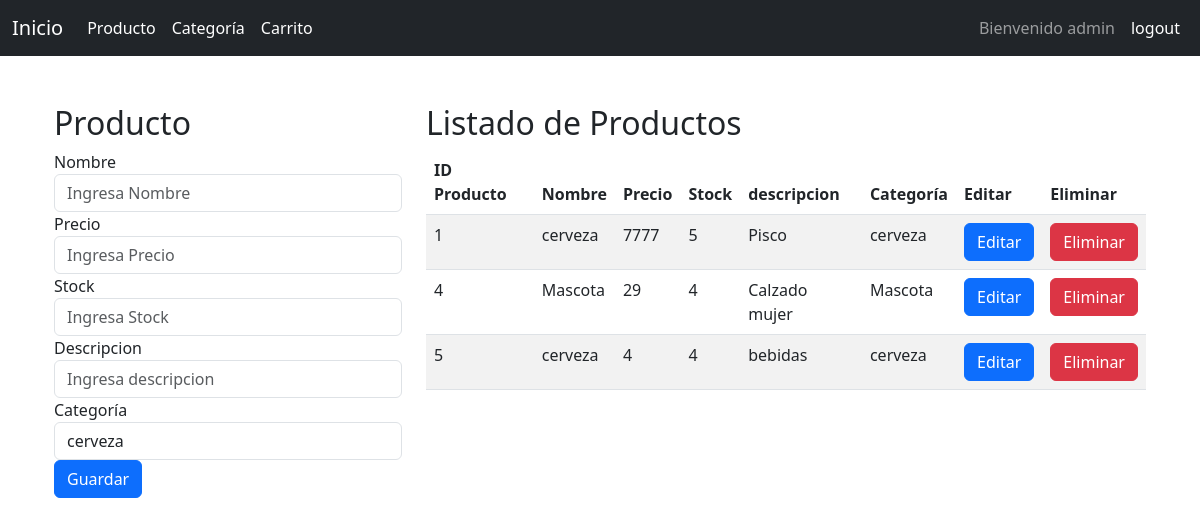
The page /productos/ (signed in) on the database its author committed.
### productos/models.py (models this page shows, shortened)
class Productos(models.Model):
    id_producto = models.AutoField(primary_key=True)
    nombre = models.CharField(max_length=20)
    precio = models.IntegerField(default=0)
    stock = models.IntegerField(default=0)
    descripcion = models.CharField(max_length=20)
    categoria = models.ForeignKey(Categoria,on_delete=models.CASCADE)

### categorias/models.py (models this page shows)
class Categoria(models.Model):
    id_categoria = models.AutoField(primary_key=True)
    nombre = models.CharField(max_length=100)
    def __str__(self):
        return self.nombre

### productos/views.py (the view)
# urls.py: path('',views.Listar_producto, name="Listar_producto"), # Ruta para la vista que lista los productos
def Listar_producto(request):
    try:
        producto = Productos.objects.all()
        categoria=Categoria.objects.all()
        return render (request,'listar_producto.html', context={'productos':producto,'categoria':categoria})
    except Exception as e:
            messages.error(request, e)

### productos/templates/listar_producto.html (shortened to what this page needs)
{% extends 'base.html' %}
{% block content %}
<div class="container mt-5">
    <div class="row">
        <div class="col-md-4">
            <h2>Producto</h2>
            <form action="Guardar_producto/" method="POST">
                <div class="form-group">
                    <label for="nombre">Nombre</label>
                    <input type="text" class="form-control" id="nombre" name="nombre" placeholder="Ingresa Nombre" required>
                </div>
                <div class="form-group">
                    <label for="precio">Precio</label>
                    <input type="number" class="form-control" id="precio" name="precio" placeholder="Ingresa Precio">
                </div>
                <div class="form-group">
                    <label for="stock">Stock</label>
                    <input type="number" class="form-control" id="stock" name="stock" placeholder="Ingresa Stock" required>
                </div>
                <div class="form-group">
                    <label for="descripcion">Descripcion</label>
                    <input type="text" class="form-control" id="descripcion" name="descripcion" placeholder="Ingresa descripcion" required>
                </div>
                <div class="form-group">
                    <label for="categoria">Categoría</label>
                    <select class="form-control" id="categoria" name="categoria" required>
                        {% for categorias in categoria %}
                        <option value="{{ categorias.id_categoria }}">{{ categorias.nombre }}</option>
                        {% endfor %}
                    </select>
                </div>
                <button type="submit" class="btn btn-primary">Guardar</button>
            </form>
        </div>
        <div class="col-md-8">
            <h2>Listado de Productos</h2>
            <div class="table-responsive">
                <table class="table table-striped">
                    <thead>
                        <tr>
                            <th scope="col">ID Producto</th>
                            <th scope="col">Nombre</th>
                            <th scope="col">Precio</th>
                            <th scope="col">Stock</th>
                            <th scope="col">descripcion</th>
                            <th scope="col">Categoría</th>
                            <th scope="col">Editar</th>
                            <th scope="col">Eliminar</th>
                        </tr>
                    </thead>
                    <tbody>
                        {% for producto in productos %}
                        <tr>
                            <td>{{ producto.id_producto }}</td>
                            <td>{{ producto.nombre }}</td>
                            <td>{{ producto.precio }}</td>
                            <td>{{ producto.stock }}</td>
                            <td>{{ producto.descripcion}}</td>
                            <td>{{ producto.categoria }}</td>
                            <td class="text-center">
                                <a href="Editar_producto/{{ producto.id_producto }}" class="btn btn-primary btn-md">Editar</a>
                            </td>
                            <td class="text-center">
                                <a href="Eliminar_producto/{{ producto.id_producto }}" class="btn btn-danger btn-md">Eliminar</a>
                            </td>
                        </tr>
                        {% endfor %}
                    </tbody>
                </table>
            </div>
        </div>
    </div>
</div>
{% endblock content %}

### templates/base.html (shortened to what this page needs)
<!DOCTYPE html>
<html lang="es">
<head>
    <link href="https://cdn.jsdelivr.net/npm/bootstrap@5.3.0/dist/css/bootstrap.min.css" rel="stylesheet">
</head>
<body>
<nav class="navbar navbar-expand-lg navbar-dark bg-dark">
    <div class="container-fluid">
        <a class="navbar-brand" href="{% url 'home' %}">Inicio</a>
        <div class="collapse navbar-collapse" id="navbarNav">
            {% if user.is_authenticated %}
            <ul class="navbar-nav me-auto">
                <li class="nav-item">
                    <a class="nav-link active" href="/productos">Producto</a>
                </li>
                <li class="nav-item">
                    <a class="nav-link active" href="/categorias">Categoría</a>
                </li>
                <li class="nav-item">
                    <a class="nav-link active" href="#">Carrito</a>
                </li>
            </ul>
            <ul class="navbar-nav ms-auto">
                <li class="nav-item d-flex align-items-center">
                    <span class="navbar-text me-2">
                        Bienvenido {{ user }}
                    </span>
                </li>
                <li class="nav-item">
                    <a class="nav-link active" href="/logout">logout</a>
                </li>
            </ul>
            {% endif %}
        </div>
    </div>
</nav>
<div class="container mt-4">
    {% block content %}
    {% endblock %}
</div>
</body>
</html>

### rows shown on the page
Productos: id_producto "1", nombre "cerveza", precio "7777", stock "5", descripcion "Pisco", categoria "cerveza"
Productos: id_producto "4", nombre "Mascota", precio "29", stock "4", descripcion "Calzado mujer", categoria "Mascota"
Productos: id_producto "5", nombre "cerveza", precio "4", stock "4", descripcion "bebidas", categoria "cerveza"

### other values the page prints
{{ user }} "admin"
form field categoria "cerveza"
